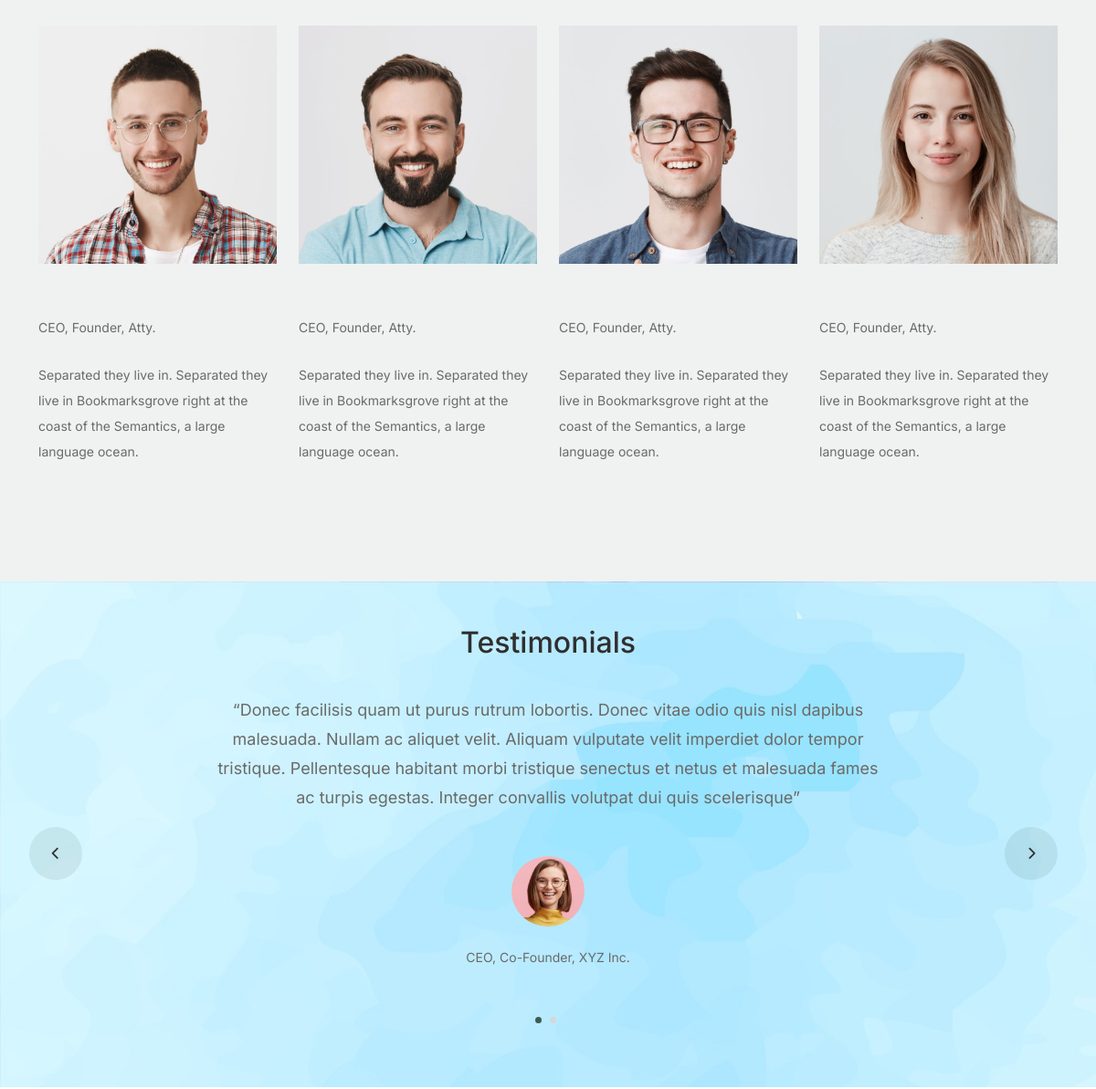
/about/ (middle part), run on an earlier commit of the app's database.
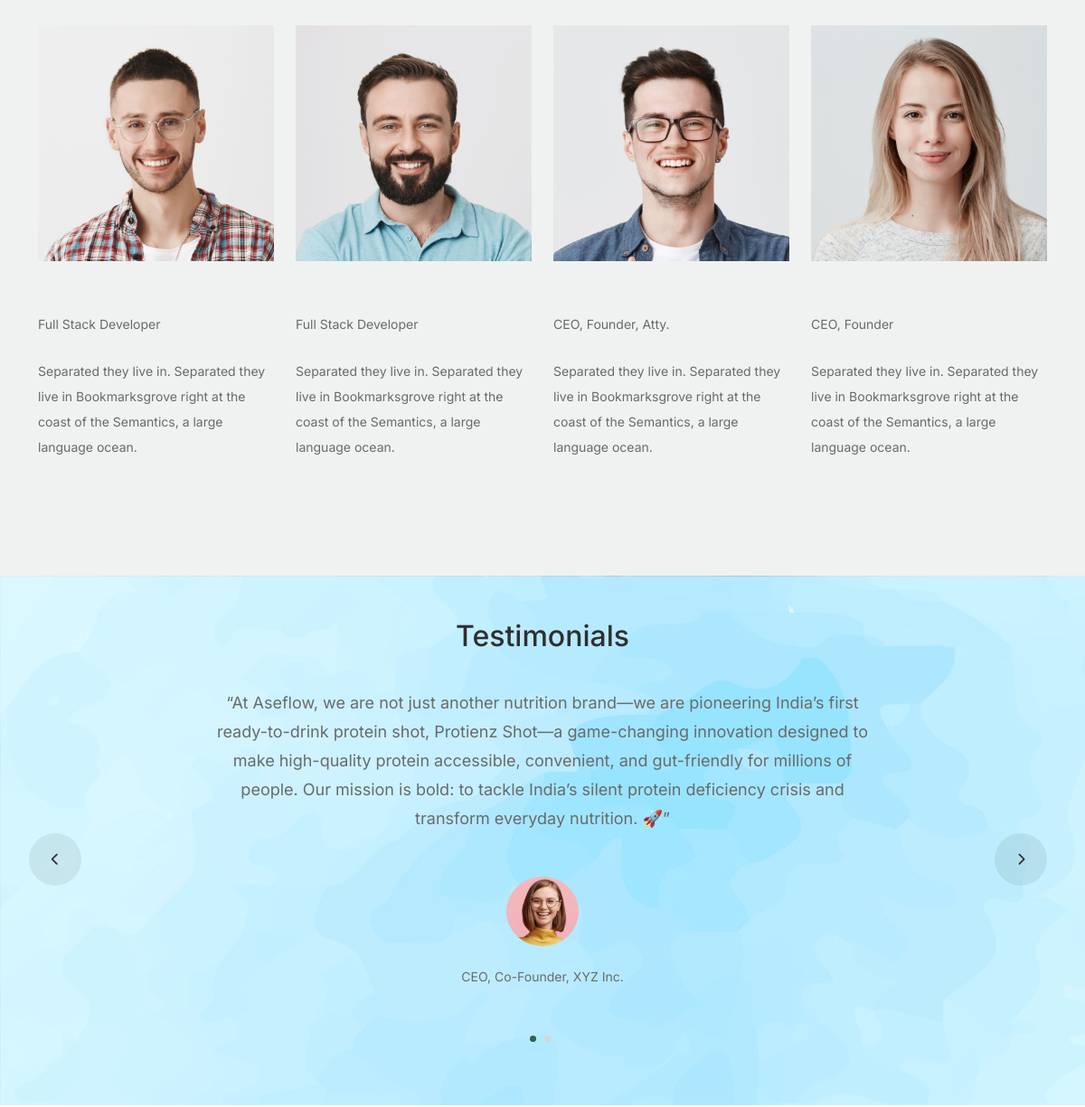
And on a later commit of the database.
### core/models.py (models this page shows, shortened)
class Team(models.Model):
    class Meta:
        verbose_name_plural = "Teammates"
    image = models.ImageField(upload_to='teams/')
    user = models.ForeignKey(User, on_delete=models.CASCADE, related_name='teams')
    job = models.CharField(max_length=50)
    short_description = models.TextField()

class Testimonial(models.Model):
    user = models.ForeignKey(User, on_delete=models.CASCADE, related_name='testimonials')
    first_name = models.CharField(max_length=50, blank=True, default='')  # allow blank + default
    last_name  = models.CharField(max_length=50, blank=True, default='')  # allow blank + default
    job = models.CharField(max_length=50)
    review = models.TextField()
    image = models.ImageField(upload_to='testimonials/', null=True, blank=True)

### core/views.py (the view)
# urls.py: path('about/', about_view, name='about'),
def about_view(request):
    context = {
        'teammates': Team.objects.select_related('user').all(),
        'testimonials': Testimonial.objects.select_related('user').all()
    }
    return render(request, 'core/about.html', context)

### templates/core/about.html (shortened to what this page needs)
{% load static %}
<!doctype html>
<html lang="en">
<head>
		<link href="{% static 'css/bootstrap.min.css' %}" rel="stylesheet">
		<link href="https://cdnjs.cloudflare.com/ajax/libs/font-awesome/6.0.0-beta3/css/all.min.css" rel="stylesheet">
		<link href="{% static 'css/tiny-slider.css' %}" rel="stylesheet">
		<link href="{% static 'css/style.css' %}" rel="stylesheet">
	</head>
	<body>
		<div class="untree_co-section">
			<div class="container">
				<div class="row">
                    {% for teammate in teammates %}
					<div class="col-12 col-md-6 col-lg-3 mb-5 mb-md-0">
						<img src="{{ teammate.image.url }}" class="img-fluid mb-5">
            <span class="d-block position mb-4">{{ teammate.job }}</span>
            <p>{{ teammate.short_description }}</p>
					</div>
                    {% endfor %}
				</div>
			</div>
		</div>
		<div class="testimonial-section">
			<div class="container">
				<div class="row">
					<div class="col-lg-7 mx-auto text-center">
						<h2 class="section-title">Testimonials</h2>
					</div>
				</div>
				<div class="row justify-content-center">
					<div class="col-lg-12">
						<div class="testimonial-slider-wrap text-center">
							<div id="testimonial-nav">
								<span class="prev" data-controls="prev"><span class="fa fa-chevron-left"></span></span>
								<span class="next" data-controls="next"><span class="fa fa-chevron-right"></span></span>
							</div>
							<div class="testimonial-slider">
								{% for testimonial in testimonials %}
								    <div class="item">
									<div class="row justify-content-center">
										<div class="col-lg-8 mx-auto">
											<div class="testimonial-block text-center">
												<blockquote class="mb-5">
													<p>&ldquo;{{ testimonial.review }}&rdquo;</p>
												</blockquote>
												<div class="author-info">
													<div class="author-pic">
														<img src="{{ testimonial.image.url }}" alt="Maria Jones" class="img-fluid">
													</div>
													<span class="position d-block mb-3">CEO, Co-Founder, XYZ Inc.</span>
												</div>
											</div>
										</div>
									</div>
								</div>
								{% endfor %}
							</div>
						</div>
					</div>
				</div>
			</div>
		</div>
	</body>
</html>

What changed in the data, as far as the page shows it:
changed Team (number 1 of 4 on the later page): job "CEO, Founder, Atty." → "Full Stack Developer"
changed Team (number 2 of 4 on the later page): job "CEO, Founder, Atty." → "Full Stack Developer"
changed Team: job "CEO, Founder, Atty." → "CEO, Founder"
changed Testimonial: review "Donec facilisis quam ut purus rutrum lobortis. Donec vitae odio quis nisl dapibus malesuada. Nullam ac aliquet velit. Aliquam vulputate velit imperdiet dolor tempor tristique. Pellentesque habitant morbi tristique senectus et netus et malesuada fames ac turpis egestas. Integer convallis volutpat dui quis scelerisque" → "At Aseflow, we are not just another nutrition brand—we are pioneering India’s first ready-to-drink protein shot, Protienz Shot—a game-changing innovation designed to make high-quality protein accessible, convenient, and gut-friendly for millions of people. Our mission is bold: to tackle India’s silent protein deficiency crisis and transform everyday nutrition. 🚀"
